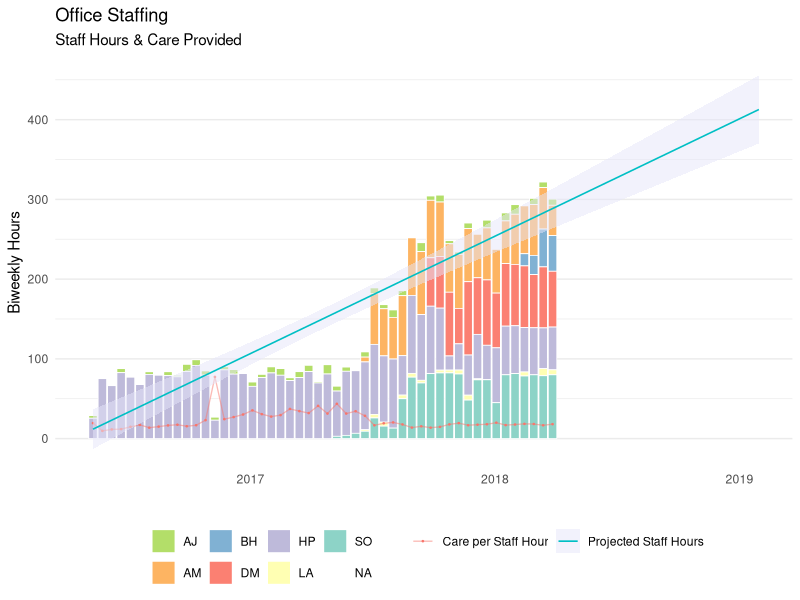

Write the R code that produced this figure.
## ---- chunk 1
knitr::opts_chunk$set(echo = TRUE)

library(here)
library(readr)
library(readxl)
library(data.table)
library(lubridate)
library(tidyverse)
library(purrr)
library(plyr)
library(dplyr)
library(ggplot2)

## ---- chunk 2

## ---- chunk 3
# transformed and anonymized data; removed original files
STAFF_PYRL <- read_csv(here::here("data", "STAFF_PYRL.csv"))
STAFF_CARE_C <- read_csv(here::here("data", "STAFF_CARE_C.csv"))

ggplot(STAFF_PYRL, aes(Date, Hours)) +

  geom_col(aes(fill = Name), color = "white", size = 0.28) +
  scale_fill_brewer(type = "qual", palette = "Set3", direction = -1) +
  theme_minimal() +
  theme(panel.grid.major.x = element_blank(),
        panel.grid.minor.x = element_blank(),
        legend.title = element_text(""), legend.position = "bottom") +

  geom_point(data = STAFF_CARE_C, 
             aes(y = `CG PER STAFF`, color = "Care per Staff Hour"), size = .25) +
  
  geom_line(data = STAFF_CARE_C, 
              aes(Date, `CG PER STAFF`, color = "Care per Staff Hour"), 
              size = .45, alpha = .5) +
  
  stat_smooth(data = STAFF_CARE_C, 
              aes(Date, `STAFF HOURS`, color = "Projected Staff Hours"), 
              method = lm, fullrange = TRUE, size = .55, alpha = .5, fill = "lavender") +

  labs(x = "", y = "Biweekly Hours", fill="", colour = "",
       title = "Office Staffing",
       subtitle = "Staff Hours & Care Provided")
